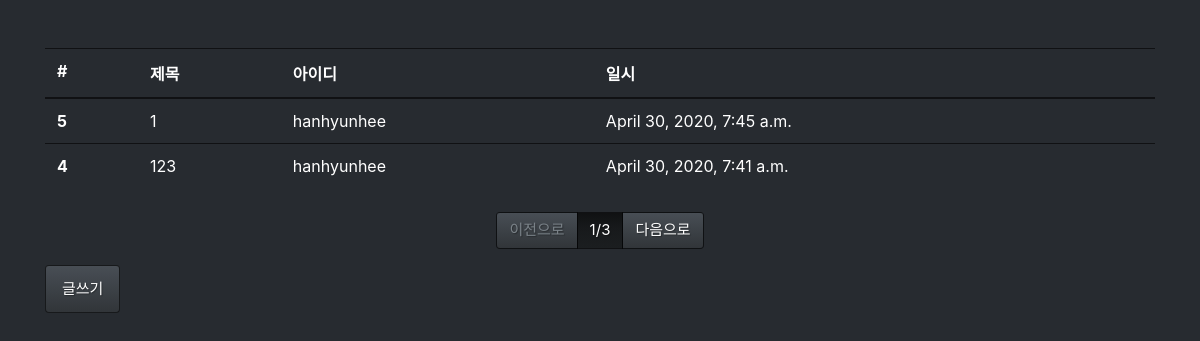
Before: /board/list/ with the older database file.
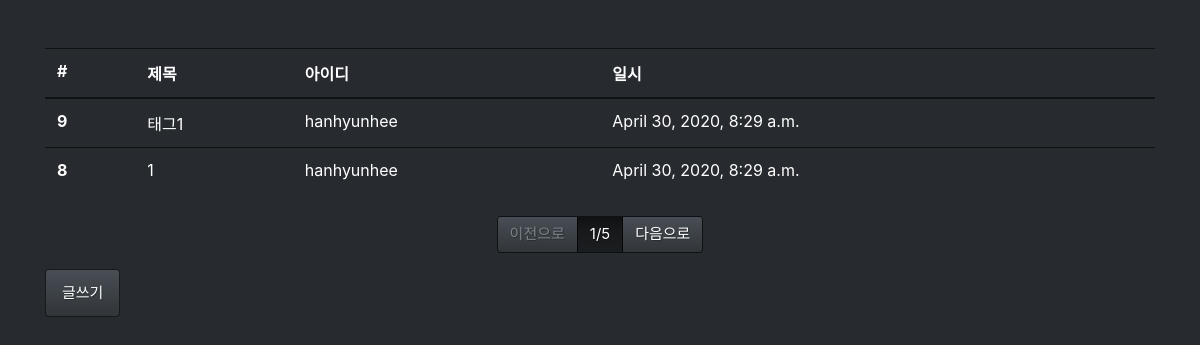
After: the same page with the newer database file.
### board/models.py (models this page shows, shortened)
class Board(models.Model):
    title = models.CharField(max_length=128,
                                verbose_name='제목')
    contents= models.TextField(
                                verbose_name='내용')
    writer = models.ForeignKey('user.user',on_delete=models.CASCADE,
                                verbose_name='작성자')
    tags=models.ManyToManyField('tag.Tag',verbose_name='태그')
    registered_dttm=models.DateTimeField(auto_now_add=True,
                                        verbose_name='등록시간')
    class Meta:
        db_table = 'user_board'
        verbose_name='사용자 게시글'
        verbose_name_plural = '사용자 게시글'

### user/models.py (models this page shows)
class user(models.Model):
    username = models.CharField(max_length=64,
                                verbose_name='사용자명')
    email= models.EmailField(max_length=128,
                                verbose_name='사용자이메일')
    password = models.CharField(max_length=64,
                                verbose_name='비밀번호')
    registered_dttm=models.DateTimeField(auto_now_add=True,
                                        verbose_name='등록시간')
    def __str__(self):
        return self.username
    class Meta:
        db_table = 'user'
        verbose_name='사용자'
        verbose_name_plural = '사용자'

### board/views.py (the view)
# urls.py: path('list/',views.board_list),
def board_list(requset):
    all_boards=Board.objects.all().order_by('-id')
    page=int(requset.GET.get('p',1))
    paginator=Paginator(all_boards,2)
    boards=paginator.get_page(page)
    return render(requset,'board_list.html',{'boards':boards})

### board/templates/board_list.html (shortened to what this page needs)
{% extends 'base.html'%}
{% block contents %}
<div class='row mt-5'>
    <div class='col-12'>
        <table class="table talbe-light">
            <thread class="thread-light">
                <tr>
                    <th>#</th>
                    <th>제목</th>
                    <th>아이디</th>
                    <th>일시</th>
                </tr>
            </thread>
            <tbody class='text-wight'>
                {% for board in boards %}
                <tr onclick="location.href='/board/detail/{{ board.id}}/'">
                    <th>{{board.id}}</th>
                    <td>{{board.title}}</td>
                    <td>{{board.writer}}</td>
                    <td>{{board.registered_dttm}}</td>
                </tr>
                {% endfor %}
            </tbody>
        </table>
    </div>
</div>
<div class='row mt-2'>
    <div class='col-12'>
        <nav>
            <ul class='pagination justify-content-center'>
                {% if boards.has_previous%}
                <li class='page-item'>
                    <a class='page-link' href='?p={{boards.previous_page_number}}'>이전으로</a>
                </li>
                {% else %}
                <li class='page-item disabled'>
                    <a class='page-link' href='#'>이전으로</a>
                </li>
                {% endif %}
                <li class='page-item active'>
                    <a class='page-link' href='#'>{{boards.number}}/{{boards.paginator.num_pages}}</a>
                </li>
                {% if boards.has_next%}
                <li class='page-item'>
                    <a class='page-link' href='?p={{boards.next_page_number}}'>다음으로</a>
                </li>
                {% else %}
                <li class='page-item disabled'>
                    <a class='page-link' href='#'>다음으로</a>
                </li>
                {% endif %}
            </ul>
        </nav>
    </div>
</div>
<div class='row'>
    <div class='col-12'>
        <button class='btn btn-primary' onclick="location.href='/board/write/'">글쓰기</button>
    </div>
</div>
{% endblock %}

### board/templates/base.html (shortened to what this page needs)
<html>
<head>
    <link rel='stylesheet' href='/static/bootstrap.min.css'/>
</head>
<body>
    <div class='container'>
       {% block contents %}
       {% endblock %}
    </div>
</body>
</html>

Changed rows visible on the page:
no longer on this page (row unchanged): Board: id "5", title "1", writer "hanhyunhee", registered_dttm "April 30, 2020, 7:45 a.m."
no longer on this page (row unchanged): Board: id "4", title "123", writer "hanhyunhee", registered_dttm "April 30, 2020, 7:41 a.m."
added Board: id "9", title "태그1", writer "hanhyunhee", registered_dttm "April 30, 2020, 8:29 a.m."
added Board: id "8", title "1", writer "hanhyunhee", registered_dttm "April 30, 2020, 8:29 a.m."
Other visible differences:
{{ boards.paginator.num_pages }}: "3" → "5"
